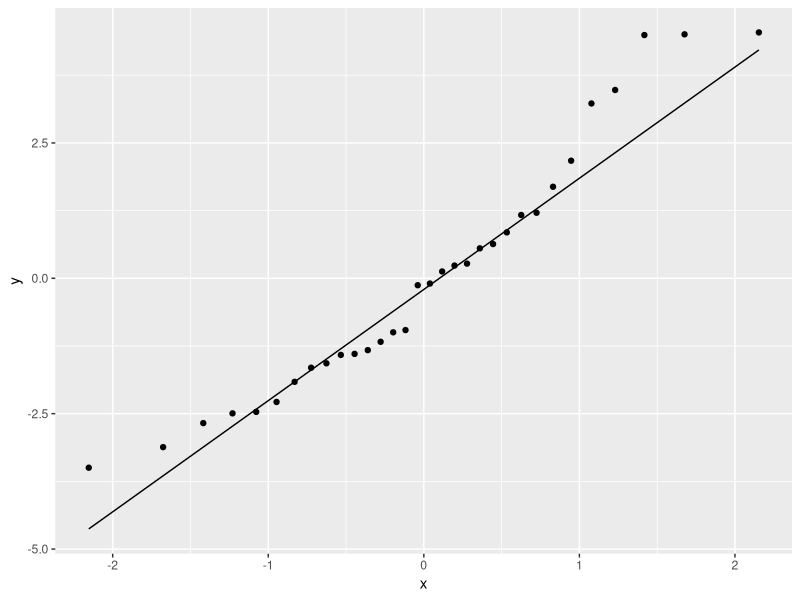
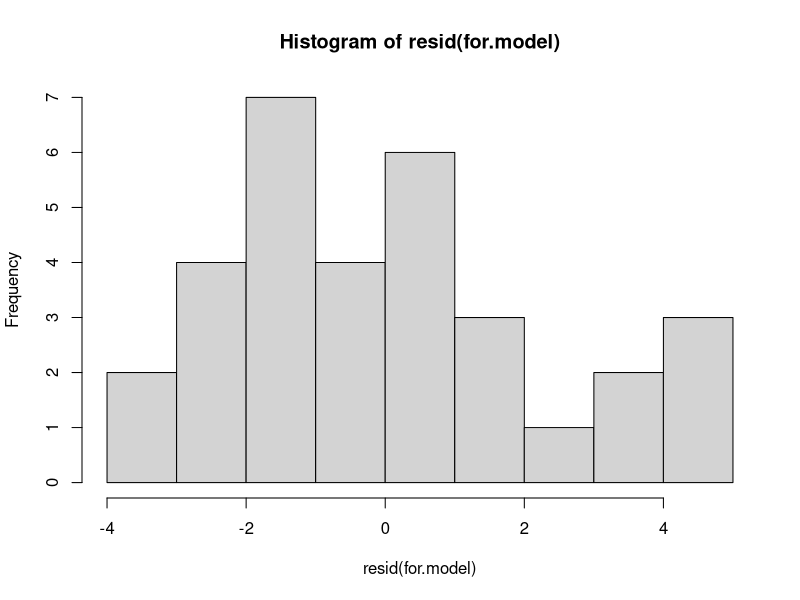
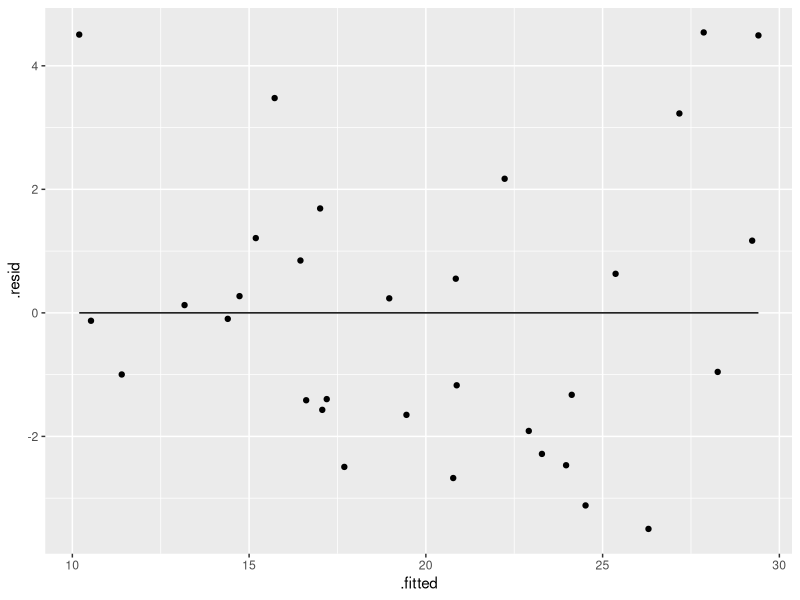

R code for these plots, in order:
## ---- chunk 1
library(car)
library(tidyverse)

glimpse(mtcars)
## ---- chunk 2
lm.model <- lm(mpg ~ ., data = mtcars)
v <- vif(lm.model)
v[v > 10]
which.min(abs(cor(mtcars)["mpg", c("cyl", "disp", "wt")]))
## ---- chunk 3
mtcars.subset <- mtcars %>%
    select(-disp)

lm.model <- lm(mpg ~ ., data = mtcars.subset)
v <- vif(lm.model)
v[v > 10]
## ---- chunk 4
mtcars.subset <- mtcars.subset %>%
    select(-cyl)

lm.model <- lm(mpg ~ ., data = mtcars.subset)
v <- vif(lm.model)
v[v > 10]
## ---- chunk 5
empty.model <- lm(mpg ~ 1, data = mtcars.subset)
full.model <- lm(mpg ~ ., data = mtcars.subset)

for.model <- step(empty.model,
    scope = list(
        lower = empty.model,
        upper = full.model
    ),
    direction = "forward",
    k = 2,
    trace = FALSE
)
summary(for.model)
## ---- chunk 6
ggplot(for.model, aes(sample = .resid)) +
    stat_qq() +
    stat_qq_line()

hist(resid(for.model))

ggplot(for.model, aes(x = .fitted, y = .resid)) +
    geom_point() +
    geom_line(y = 0)
